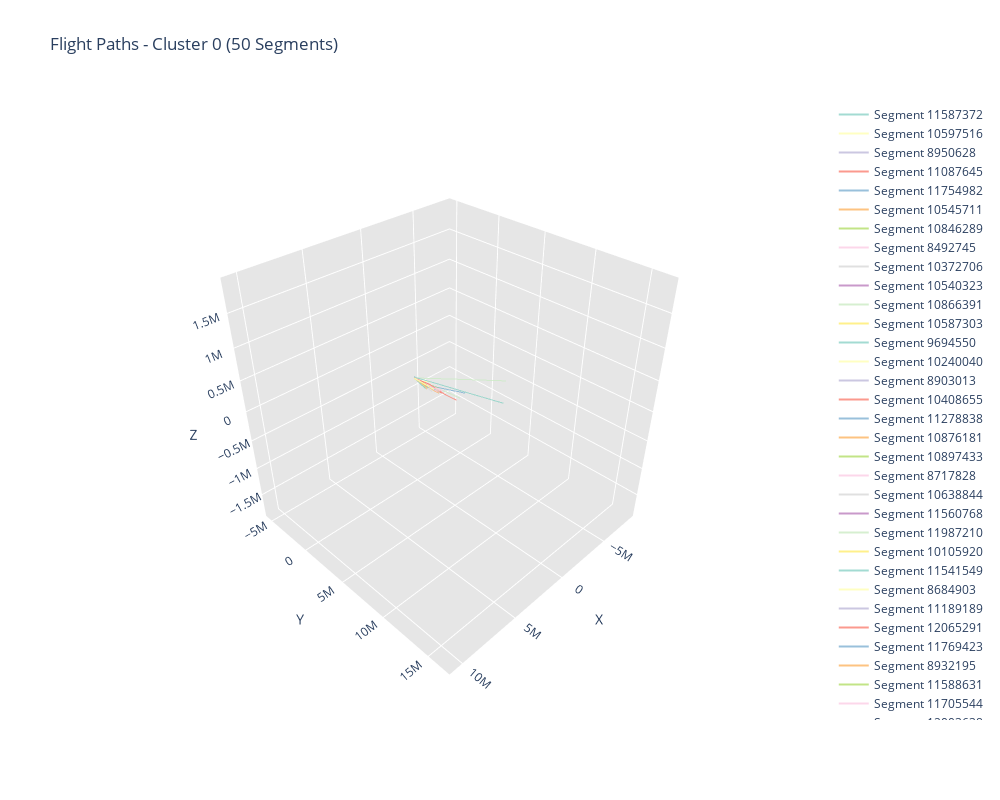
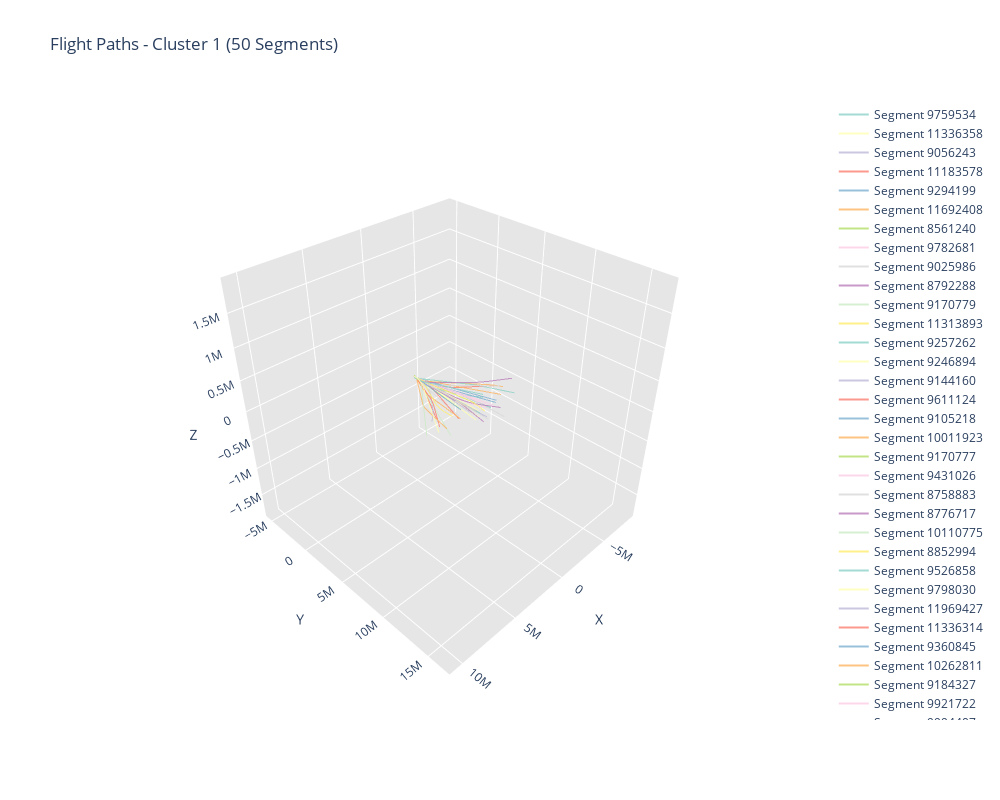
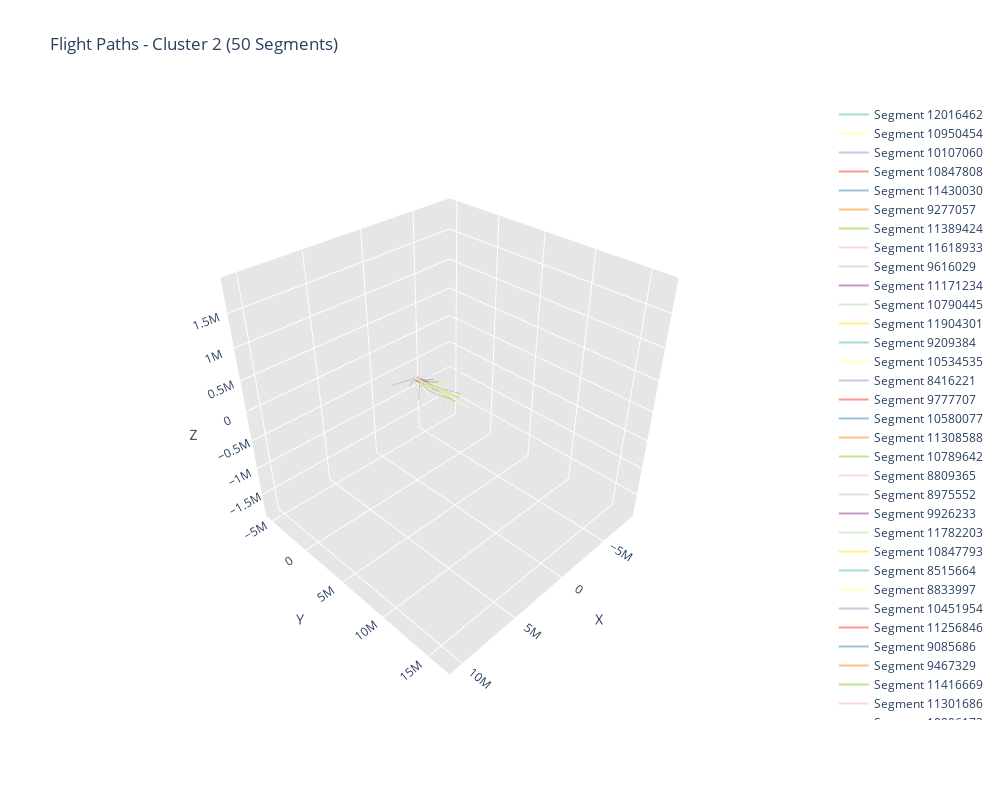
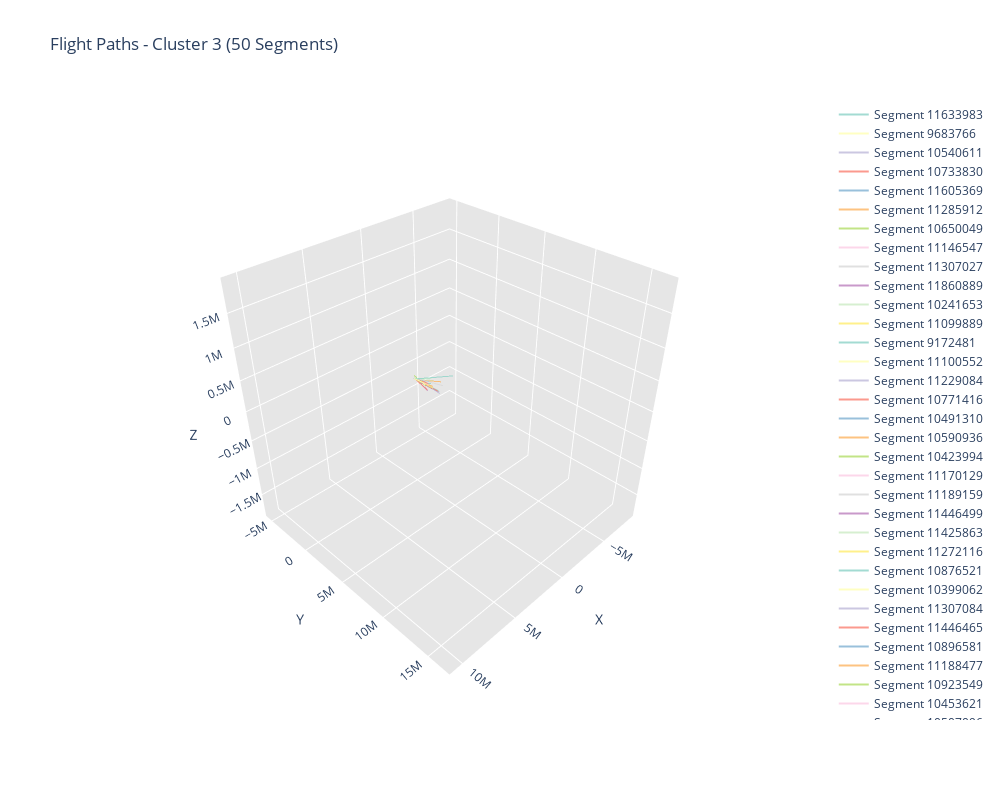

Write notebook code for charts like these, in order.
### Code cell
import pandas as pd
import plotly.graph_objects as go
import numpy as np
import random
import plotly.express as px
import plotly.io as pio

# Get all unique clusters and sort them so -1 is last
all_clusters = sorted(trajectories['cluster'].unique())
if -1 in all_clusters:
    all_clusters.remove(-1)
    all_clusters.append(-1)

# Calculate overall ranges for consistent scaling across all plots
x_min, x_max = trajectories['x'].min(), trajectories['x'].max()
y_min, y_max = trajectories['y'].min(), trajectories['y'].max()
z_min, z_max = trajectories['z'].min(), trajectories['z'].max()
max_range = max(x_max - x_min, y_max - y_min, z_max - z_min)

# Process each cluster
for cluster in all_clusters:
    # Create a new figure for each cluster
    fig = go.Figure()
    
    # Filter for current cluster
    cluster_data = trajectories[trajectories['cluster'] == cluster]
    
    # Convert decimal columns to float if needed
    numeric_columns = ['x', 'y', 'z']
    for col in numeric_columns:
        if cluster_data[col].dtype == 'object':
            cluster_data[col] = cluster_data[col].astype(float)
    
    # Get unique segment IDs for current cluster
    unique_segments = cluster_data['segment_id'].unique()
    
    # Get random sample of up to 50 segment IDs
    n_segments = min(50, len(unique_segments))
    selected_segments = np.random.choice(unique_segments, size=n_segments, replace=False)
    
    # Create a color sequence
    colors = px.colors.qualitative.Set3
    colors = colors * (n_segments // len(colors) + 1)
    
    # Add each trajectory as a separate trace
    for idx, segment_id in enumerate(selected_segments):
        segment_data = cluster_data[cluster_data['segment_id'] == segment_id]
        
        fig.add_trace(go.Scatter3d(
            x=segment_data['x'],
            y=segment_data['y'],
            z=segment_data['z'],
            mode='lines',
            line=dict(
                width=2,
                color=colors[idx]
            ),
            opacity=0.8,
            name=f'Segment {segment_id}'
        ))
    
    # Update layout for better visualization
    cluster_name = 'Noise' if cluster == -1 else f'Cluster {cluster}'
    fig.update_layout(
        title=f'Flight Paths - {cluster_name} ({n_segments} Segments)',
        scene=dict(
            camera=dict(
                up=dict(x=0, y=0, z=1),
                center=dict(x=0, y=0, z=0),
                eye=dict(x=1.5, y=1.5, z=1.5)
            ),
            aspectmode='cube',
            xaxis=dict(
                title='X',
                showbackground=True,
                backgroundcolor='rgb(230, 230,230)',
                range=[float(x_min - max_range*0.1), float(x_max + max_range*0.1)]
            ),
            yaxis=dict(
                title='Y',
                showbackground=True,
                backgroundcolor='rgb(230, 230,230)',
                range=[float(y_min - max_range*0.1), float(y_max + max_range*0.1)]
            ),
            zaxis=dict(
                title='Z',
                showbackground=True,
                backgroundcolor='rgb(230, 230,230)',
                range=[float(z_min - max_range*0.1), float(z_max + max_range*0.1)]
            )
        ),
        width=1000,
        height=800,
        showlegend=True
    )
    
    # Display interactive plot
    fig.show()
    
    # Save static version
    filename = f"cluster_{str(cluster).replace('-', 'neg')}_paths.png"
    pio.write_image(fig, filename)
